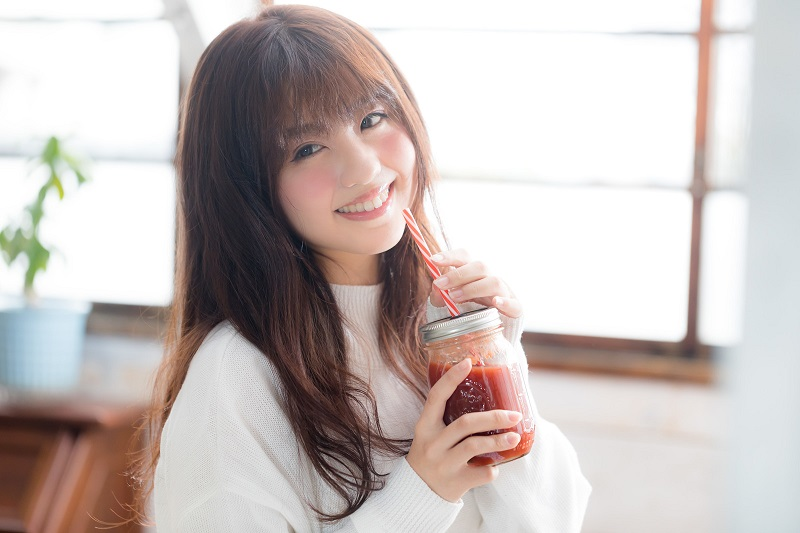
#> input picture girl01.jpg, 800 x 533 px
$ python p219_Corner.py girl01.jpg
#> lines starting #> are read from the running program, lines starting #| are printed output that depends on the picture; after the words box and inside, x2 and y2 are one past the last pixel; in counts of white or black regions, pixels touching at a corner belong together
import sys
import cv2

if len(sys.argv) < 2:
    print("Designate the file you would like to display!")
    sys.exit() #Terminate the command because no files are designated.

file = sys.argv[1]

try:
    img = cv2.imread(file)
#> img is the input picture: shape (533, 800, 3); mean B, G, R 186.2, 188.8, 198.5

    if img is None:
        raise ValueError("File not found!")
    img_gray = cv2.cvtColor(img, cv2.COLOR_RGB2GRAY)
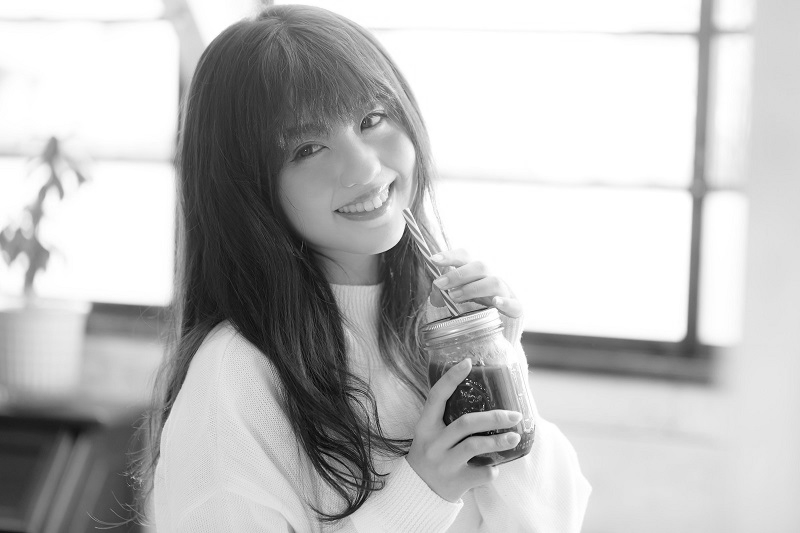
#> img_gray: shape (533, 800); min 4, max 255, mean 189.1
    MAX_CORNERS = 80
    QUALITY_LEVEL = 0.01
    MIN_DISTANCE = 5.0
    corners = cv2.goodFeaturesToTrack(img_gray, MAX_CORNERS, QUALITY_LEVEL, MIN_DISTANCE)
#> corners = 80 rows, first 8: [466, 383], [467, 378], [446, 425], [412, 439], [497, 431], [456, 314], [472, 388], [473, 365]
    for corner_info in corners:
        corner_x, corner_y = corner_info.ravel()
        cv2.circle(img, (corner_x, corner_y), 1, (0, 200, 255), -1)
        cv2.circle(img, (corner_x, corner_y), 8, (0, 200, 255))
#> this loop made 80 passes
#> (corner_x, corner_y) on passes 1 to 12: (466, 383), (467, 378), (446, 425), (412, 439), (497, 431), (456, 314), (472, 388), (473, 365), (446, 290), (379, 117), (407, 452), (435, 278)
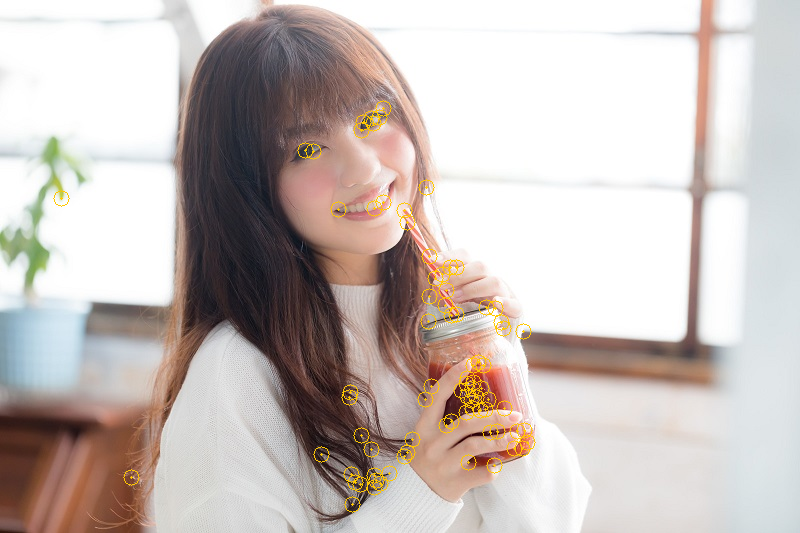
#> img: shape (533, 800, 3); 0.86% of pixels changed, all inside (x1, y1, x2, y2) = (53, 100, 536, 513)
    cv2.imshow(file, img)
    cv2.waitKey(0)
    cv2.destroyAllWindows()

except ValueError as e:
    print(e)
except:
    import traceback
    tracback.print_exc()

$ run again, on girl04.jpg
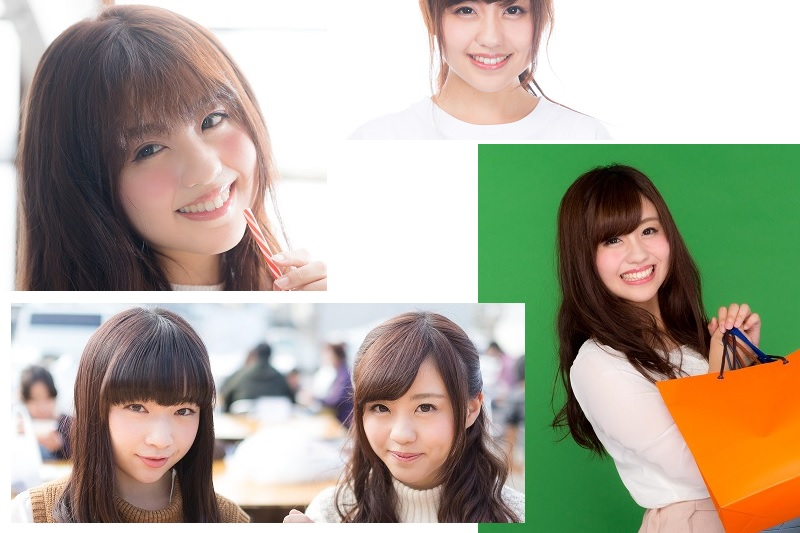
#> input picture girl04.jpg, 800 x 533 px
#> img is the input picture: shape (533, 800, 3); mean B, G, R 151.3, 167.8, 173.1
#> `img_gray = cv2.cvtColor(img, cv2.COLOR_RGB2GRAY)`:
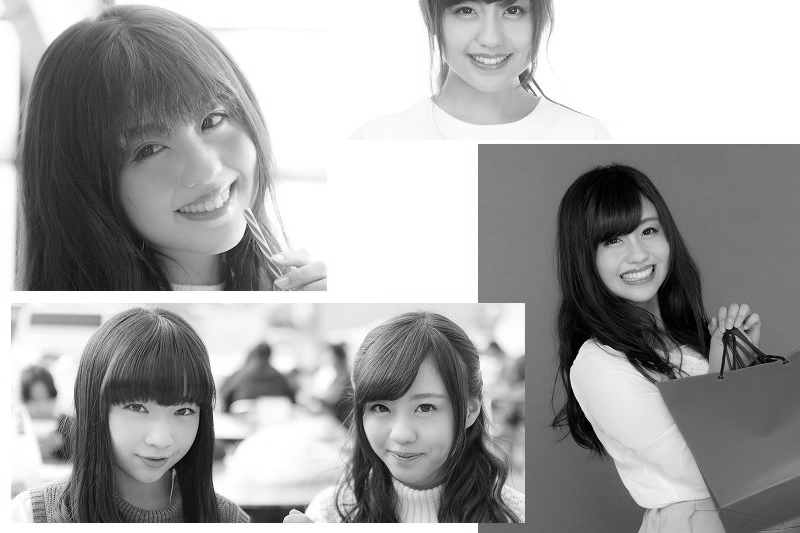
#> img_gray: shape (533, 800); min 0, max 255, mean 163.5
#> corners = 80 rows, first 8: [303, 512], [477, 523], [282, 522], [733, 327], [341, 521], [726, 330], [478, 144], [288, 514]
#> the loop `for corner_info in corners:` made 80 passes
#> after the loop `for corner_info in corners:`:
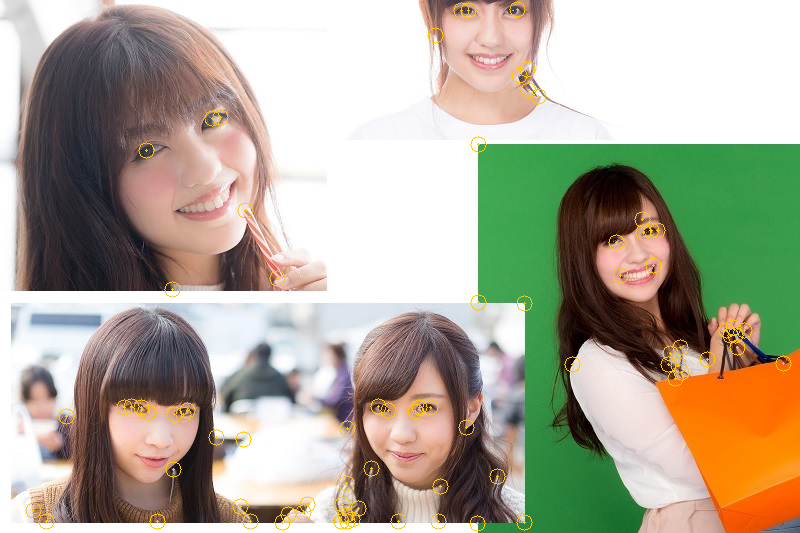
#> img: shape (533, 800, 3); 0.89% of pixels changed, all inside (x1, y1, x2, y2) = (25, 1, 792, 532)
